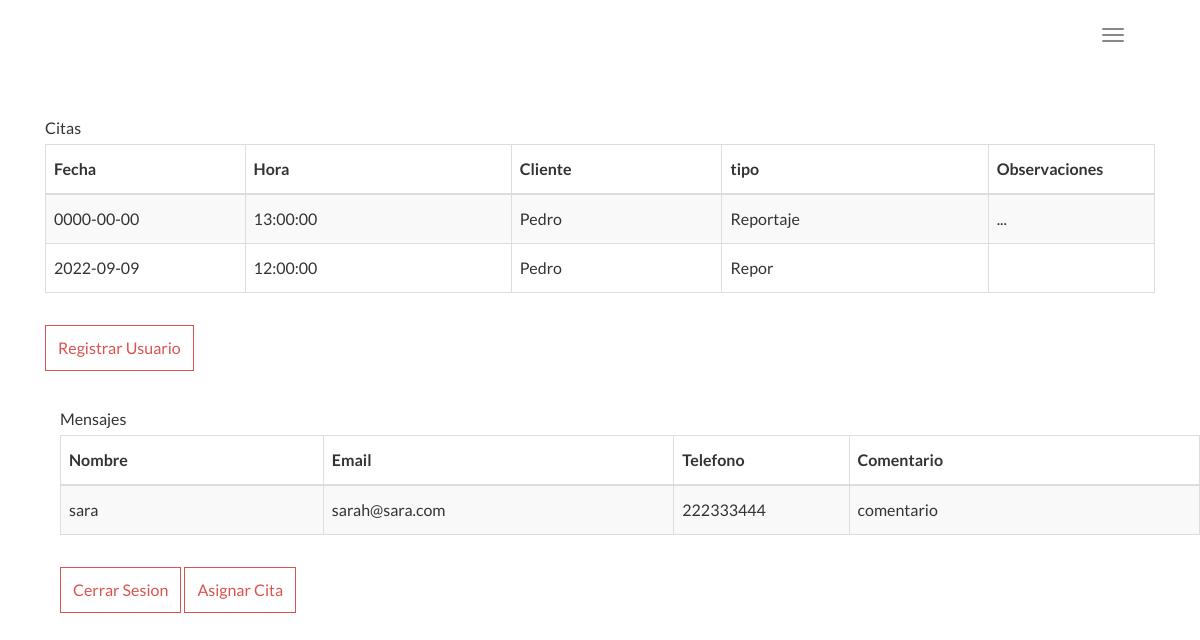
The app's page /admin.php with its own data.
### tables this page shows
CREATE TABLE `citas` (
  `citFecha` date NOT NULL,
  `citHora` time NOT NULL,
  `citCliente` varchar(40) NOT NULL,
  `citTipo` varchar(40) NOT NULL,
  `CitObservaciones` text NOT NULL
);

CREATE TABLE `mensajes` (
  `username` varchar(15) NOT NULL,
  `email` varchar(40) NOT NULL,
  `telefono` varchar(9) NOT NULL,
  `comentario` varchar(300) NOT NULL
);

### admin.php (the view, shortened to what this page needs)
<!DOCTYPE html>
<html lang="en">
<head>
    <link href="./main.3da94fde.css" rel="stylesheet">
</head>
<body>
    <header>
        <nav class="navbar navbar-fixed-top navbar-default">
            <div class="container">
                <button type="button" class="navbar-toggle">
                    <span class="icon-bar"></span>
                    <span class="icon-bar"></span>
                    <span class="icon-bar"></span>
                </button>
            </div>
        </nav>
    </header>
    <body>
        <center>
            <h3>Panel de administración</h3>
        </center>
        <br>
        <div class="container">
            <div class="col-xs-12">
                <div class="row">
                    <div class="col-lg-12">
                        <div class="panel panel-default">
                            <div class="panel-heading">
                                Citas
                            </div>
                            <div class="panel-body">
                                <div class="table-responsive">
                                    <table class="table table-striped table-bordered table-hover">
                                        <thead>
                                            <tr>
                                                <th width="18%">Fecha</th>
                                                <th width="24%">Hora</th>
                                                <th width="19%">Cliente</th>
                                                <th width="24%">tipo</th>
                                                <th width="24%">Observaciones</th>
                                            </tr>
                                        </thead>
                                        <tbody>
                                            <?php
                                            require_once 'DBconect.php';
                                            $select_stmt = $db->prepare("SELECT citFecha,citHora,citCliente, citTipo, citObservaciones FROM citas");
                                            $select_stmt->execute();
                                            while ($row = $select_stmt->fetch(PDO::FETCH_ASSOC)) {
                                            ?>
                                                <tr>
                                                    <td><?php echo $row["citFecha"]; ?></td>
                                                    <td><?php echo $row["citHora"]; ?></td>
                                                    <td><?php echo $row["citCliente"]; ?></td>
                                                    <td><?php echo $row["citTipo"]; ?></td>
                                                    <td><?php echo $row["citObservaciones"]; ?></td>
                                                </tr>
                                            <?php
                                            }
                                            ?>
                                        </tbody>
                                    </table>
                                </div>
                            </div>
                        </div>
                    </div>
                </div>
            </div>
            <br>
            <div class="container">
                <div>
                    <a href="registro.php"><button class="btn btn-danger text-left"><span class="glyphicon glyphicon-remove" aria-hidden="true"></span>Registrar Usuario</button></a>
                </div>
                <br>
                <div class="container">
                    <div class="col-xs-100">
                        <div class="row">
                            <div class="col-lg-12">
                                <div class="panel panel-default">
                                    <div class="panel-heading">
                                        Mensajes
                                    </div>
                                    <div class="panel-body">
                                        <div class="table-responsive">
                                            <table class="table table-striped table-bordered table-hover">
                                                <thead>
                                                    <tr>
                                                        <th width="18%">Nombre</th>
                                                        <th width="24%">Email</th>
                                                        <th width="12%">Telefono</th>
                                                        <th width="24%">Comentario</th>
                                                    </tr>
                                                </thead>
                                                <tbody>
                                                    <?php
                                                    require_once 'DBconect.php';
                                                    $select_stmt = $db->prepare("SELECT username,email,telefono,comentario FROM mensajes");
                                                    $select_stmt->execute();
                                                    while ($row = $select_stmt->fetch(PDO::FETCH_ASSOC)) {
                                                    ?>
                                                        <tr>
                                                            <td><?php echo $row["username"]; ?></td>
                                                            <td><?php echo $row["email"]; ?></td>
                                                            <td><?php echo $row["telefono"]; ?></td>
                                                            <td><?php echo $row["comentario"]; ?></td>
                                                        </tr>
                                                    <?php
                                                    }
                                                    ?>
                                                </tbody>
                                            </table>
                                        </div>
                                    </div>
                                    <a href="cerrar_sesion.php"><button class="btn btn-danger text-left"><span class="glyphicon glyphicon-remove" aria-hidden="true"></span> Cerrar Sesion</button></a>
                                    <a href="asignarCita.php"><button class="btn btn-danger text-left"><span class="glyphicon glyphicon-remove" aria-hidden="true"></span> Asignar Cita</button></a>
                                </div>
                            </div>
                        </div>
    </body>
</body>
</html>

### records on screen
citas: citFecha "0000-00-00", citHora "13:00:00", citCliente "Pedro", citTipo "Reportaje", CitObservaciones "..."
citas: citFecha "2022-09-09", citHora "12:00:00", citCliente "Pedro", citTipo "Repor"
mensajes: username "sara", email "sarah@sara.com", telefono "222333444", comentario "comentario"
